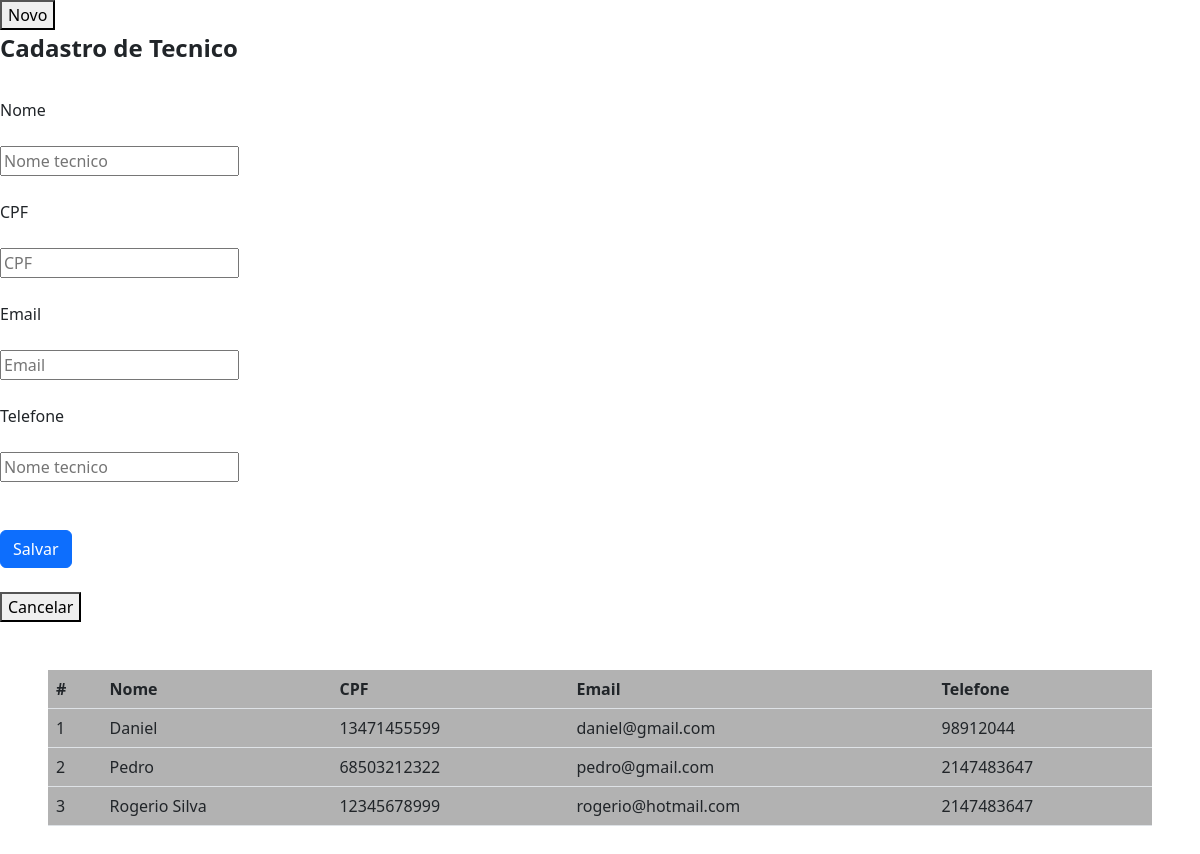
Page /pages/cadastro_tecnico.php on the committed database.
### tables this page shows
CREATE TABLE `tecnico` (
  `id_tecnico` int(100) NOT NULL,
  `nome_tecnico` varchar(100) NOT NULL,
  `cpf_tecnico` varchar(100) NOT NULL,
  `email_tecnico` varchar(100) NOT NULL,
  `telefone_tecnico` int(14) NOT NULL
);

### pages/cadastro_tecnico.php (the view, shortened to what this page needs)
<button class="abrir-modal">Novo</button>
<div class="box box-hidden">
	<form method="post" action="index.php?page=inclusao_tecnico">
		<fieldset>
			<legend><b>Cadastro de Tecnico</b></legend>
			<br><br>
			<div class="inputBox">
				<label for="cars">Nome</label><br><br>
				<input class="inputUser" name="nome_tecnico" placeholder="Nome tecnico">
			</div>
			<br>
			<div class="inputBox">
				<label for="cars">CPF</label><br><br>
				<input class="inputUser" name="cpf_tecnico" placeholder="CPF">
			</div>
			<br>
			<div class="inputBox">
				<label for="cars">Email</label><br><br>
				<input class="inputUser" type = 'email'name="email_tecnico" placeholder="Email">
			</div>
			<br>
			<div class="inputBox">
				<label for="cars">Telefone</label><br><br>
				<input class="inputUser" name="telefone_tecnico" placeholder="Nome tecnico">
			</div>
			<br><br>
			<button type="submit" class="btn btn-primary" id="submit">Salvar</button>
			<br><br>
			<button type="reset" class=" btn-fechar-modal" id="submit">Cancelar</button>
		</fieldset>
	</form>
</div>
<?php
    include("login/conexao.php");
    $SQL = "SELECT * FROM tecnico ORDER BY id_tecnico  ASC ";
    $result = $con->query($SQL);
?>
<!DOCTYPE html>
<html lang="en">
<head>
    <link href="https://cdn.jsdelivr.net/npm/bootstrap@5.2.2/dist/css/bootstrap.min.css" rel="stylesheet">
</head>
<body>
	<div class="m-5">
		<table class="table table-bg">
			<thead>
				<tr>
				<th scope="col">#</th>
				<th scope="col">Nome</th>
				<th scope="col">CPF</th>
				<th scope="col">Email</th>
				<th scope="col">Telefone</th>
				</tr>
			</thead>
	<tbody>
    <?php
        while($user_data = mysqli_fetch_assoc($result))
        {
            echo"<tr>";
            echo "<td>".$user_data['id_tecnico']."</td>";
			echo "<td>".$user_data['nome_tecnico']."</td>";
			echo "<td>".$user_data['cpf_tecnico']."</td>";
            echo "<td>".$user_data['email_tecnico']."</td>";
            echo "<td>".$user_data['telefone_tecnico']."</td>";
        }
    ?>
  			</tbody>
		</table>
	</div>
</body>
</html>

### pages/cadastro_tecnico.php (style rules this page uses)
.table-bg { background:rgba(0,0,0,0.3); }

### rows in the picture
tecnico: id_tecnico "1", nome_tecnico "Daniel", cpf_tecnico "13471455599", email_tecnico "daniel@gmail.com", telefone_tecnico "98912044"
tecnico: id_tecnico "2", nome_tecnico "Pedro", cpf_tecnico "68503212322", email_tecnico "pedro@gmail.com", telefone_tecnico "2147483647"
tecnico: id_tecnico "3", nome_tecnico "Rogerio Silva", cpf_tecnico "12345678999", email_tecnico "rogerio@hotmail.com", telefone_tecnico "2147483647"
